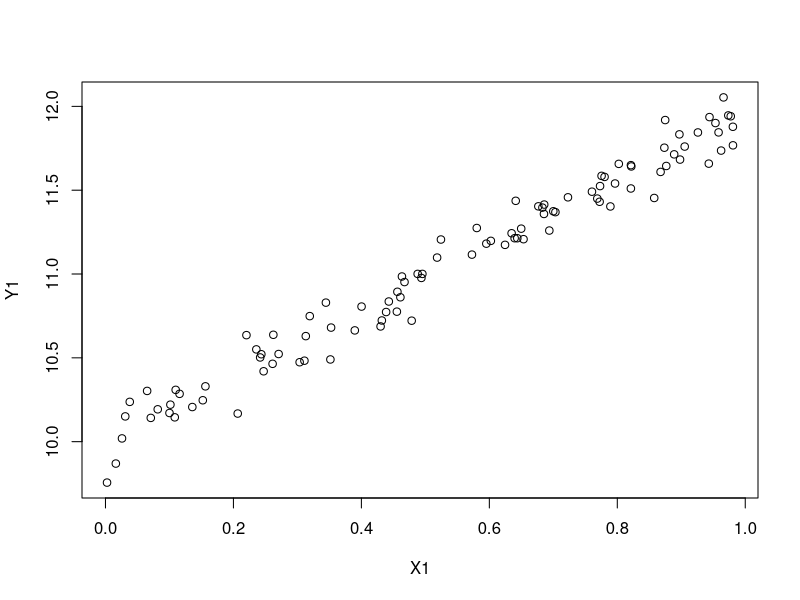
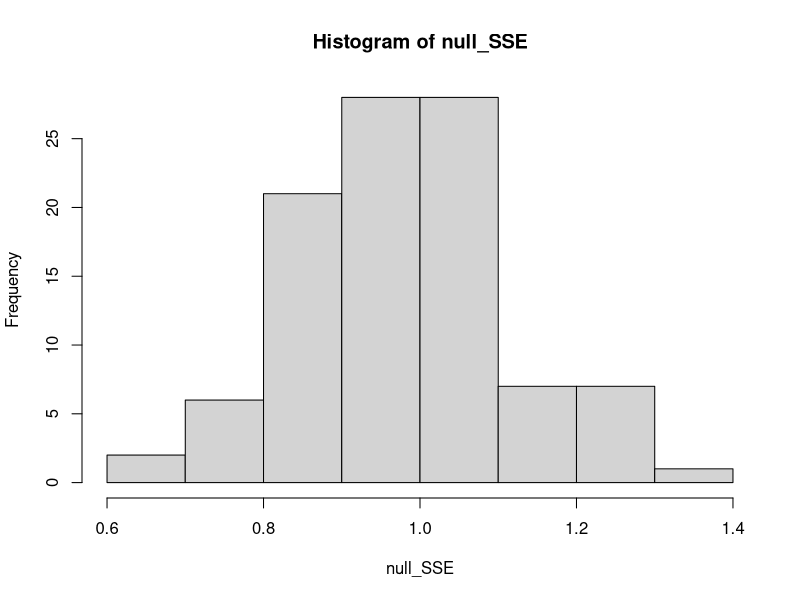
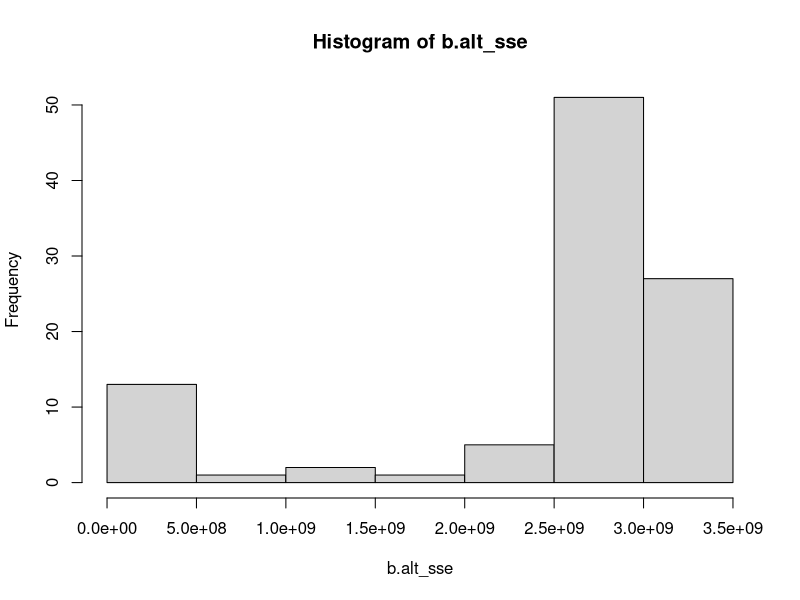

Reproduce these figures in R, in order.
library(dplyr)
#Load raw data
data <- read.csv("project1.csv", header = TRUE)

y1 <- data$sales
x1 <- data$rebate
x2 <- data$ad.spent
x3 <- data$xmas

f1 <- function(par, x, y){
  a <- par[1]
  b <- par[2]
  r <- par[3]
  if(r == 0) sum((y-(a + b*x))^2)
  else sum((y-(a + (b*(1-exp(-r*x)))/r))^2)
}

par <- c(0.5, 0.5, 0.5)

model.1 <- nlminb(par, f1, x = x1, y = y1)
names(model.1)
model.1$par
par
model.1$objective

f1(par, x1, y1)

#Simulate data and check the model

X1 <- runif(100)
X1
Y1 <- 10 + ((2*(1-exp(-0.05*X1)))/0.05) + rnorm(100, sd = 0.1)
Y1

model.2 <- nlminb(par, f1, x = X1, y = Y1)
names(model.2)
model.2$par
model.2$objective

plot(X1, Y1)

#Bootstrap
#data1 <- select(data, ad.spent, sales)
#b.data1 <- data1[sample(nrow(data1), replace = TRUE), ]

b1 <- data.frame(x = X1, y = Y1)
b1
null_SSE <- as.numeric(list())
for (i in 1 : 100){
  b.data <- b1[sample(nrow(b1), replace = TRUE), ]
  b.x1 <- b.data[,1]
  b.y1 <- b.data[,2]
  
  par1 <- c(0, 0)
  
  fnull <- function(par1, x, y){
    a <- par1[1]
    b <- par1[2]
    sum((b.y1 - (a + b * b.x1))^2)
  }
  model.3 <- nlminb(par1, fnull, x = b.x1, y = b.y1)
  null_SSE[i] <- model.3$objective 
}
null_SSE
hist(null_SSE)

#Alternate model
par_full <- c(1, 1, 1, 1, 1, 1, 1, 1)
par_switch <- c(1, 1, 0, 1, 1, 1, 1, 0)
par_null <- c(0, 0, 0, 0, 0, 0, 0, 0)

L <- c(-Inf, -Inf, -Inf, -Inf, -Inf, -Inf, -Inf, -Inf)
U <- c(Inf, Inf, Inf, Inf, Inf, Inf, Inf, Inf) 

for (i in 1:8){
  if(par_switch[i] == 0) L[i] = 0
  else L[i] = L[i]
}

for (i in 1:8){
  if(par_switch[i] == 0) U[i] = 0.00001
  else U[i] = U[i]
}

for (i in 1:8){
  if(par_switch[i] == 0) par_null[i] = par_switch[i]
  else par_null[i] = par_full[i]
}


rss_alt <- as.numeric(list())


f2 <- function(par_null, x1, x2, x3, y1){
  
  a0 <- par_null[1]
  a1 <- par_null[2]
  a2 <- par_null[3]
  a3 <- par_null[4]
  a4 <- par_null[5]
  a5 <- par_null[6]
  r1 <- par_null[7]
  r2 <- par_null[8]
  
  n1 <- ifelse (r1 ==0, x1, (1-exp(-r1*x1))/r1)
  n2 <- ifelse (r2 ==0, x2, (1-exp(-r2*x2))/r2)
  n3 <- x3
  n4 <- x1*x3
  n5 <- x2*x3
  
  sum((y1 - (a0 + a1*n1 + a2*n2 + a3*n3 + a4*n4 + a5*n5))^2)
}


model.alt <- nlminb(par_null, f2, x1 = x1, x2 = x2, x3 = x3, y1 = y1, lower = L, upper = U)
rss_alt <- model.alt$objective
rss_alt
model.alt$par
model.alt


#Bootstrap full model

b.alt_sse <- as.numeric(list())
for (i in 1 : 100) {
  
  boot.data <- data[sample(nrow(data), replace = TRUE), ]
  c.x1 <- boot.data[,1]
  c.x2 <- boot.data[,2]
  c.x3 <- boot.data[,3]
  c.y1 <- boot.data[,4]
  
  b.model.alt <- nlminb(par_null, f2, x1 = c.x1, x2 = c.x2, x3 = c.x3, y1 = c.y1, lower = L, upper = U)
  b.alt_sse[i] <- b.model.alt$objective
}

b.alt_sse
b.model.alt$par
hist(b.alt_sse)

pvalue <- (sum(b.alt_sse<rss_alt)) / 100
pvalue
